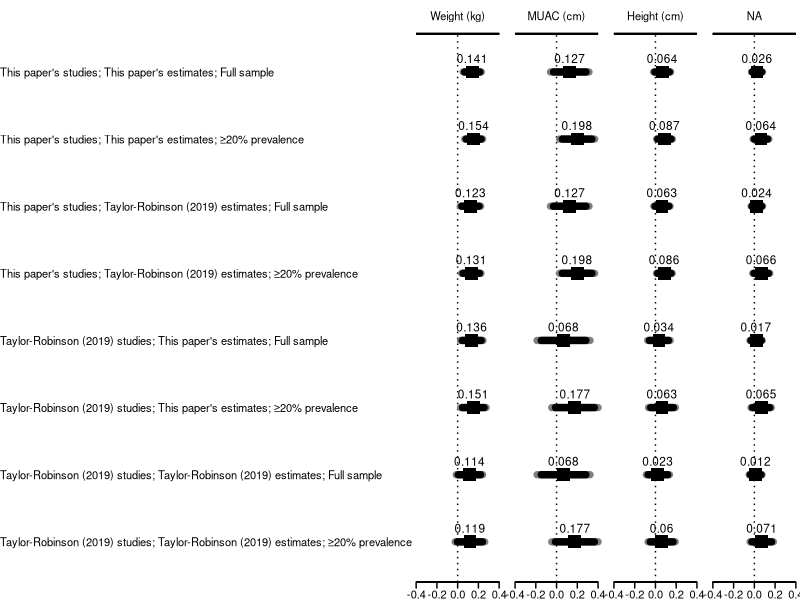

The R script that drew this image:
# This script creates a graph with the results saved in "output/tables/compare_decisions.csv"
# Created by Luiza Andrade on August 2023

library(tidyverse)

data <-
  read_csv("output/tables/compare_decisions.csv") %>%
  mutate(
    source =
      paste(
        sample,
        estimates,
        prevalence,
        sep = "; "
      ),
    outcome =
      factor(
        outcome,
        levels = c(
          "Weight (kg)",
          "MUAC (cm)",
          "Height (cm)",
          "Hemoglobin (g/dL)"
        ),
        ordered = TRUE
      )
  )


data %>%
  ggplot(
    aes(
      y = source,
      yend = source
    )
  ) +
  geom_vline(
    xintercept = 0,
    color = "black",
    linetype = "dotted"
  ) +
  geom_segment(
    aes(
      x = ll95,
      xend = ul95
    ),
    color = "grey50",
    size = 2.5,
    lineend = "round"
  ) +
  geom_segment(
    aes(
      x = ll90,
      xend = ul90
    ),
    color = "black",
    size = 2.5,
    lineend = "round"
  ) +
  geom_text(
    aes(
      x = pe,
      label = round(pe, 3)
    ),
    vjust = -1,
    size = 3
  ) +
  geom_segment(
    aes(
      x = -.4,
      xend = .4,
      y = 8.57,
      yend = 8.57
    ),
    color = "black"
  ) +
  geom_segment(
    aes(
      x = -.4,
      xend = .4,
      y = .4,
      yend = .4
    ),
    color = "black"
  ) +
  geom_point(
    aes(
      x = pe
    ),
    size = 4,
    shape = 15
  ) +
  facet_wrap(
    ~ outcome,
    ncol = 4
  ) +

  theme_void() +
  theme(
    axis.text = element_text(size = 8),
    axis.ticks.x = element_line(color = "black", size = .5),
    axis.ticks.length.x = unit(.15, "cm"),
    strip.text.x = element_text(size = 8, margin = margin(.25, .25, .25, .25, "cm")),
    axis.text.y = element_text(hjust = 0),
    strip.background = element_rect(color = "white")
  )
